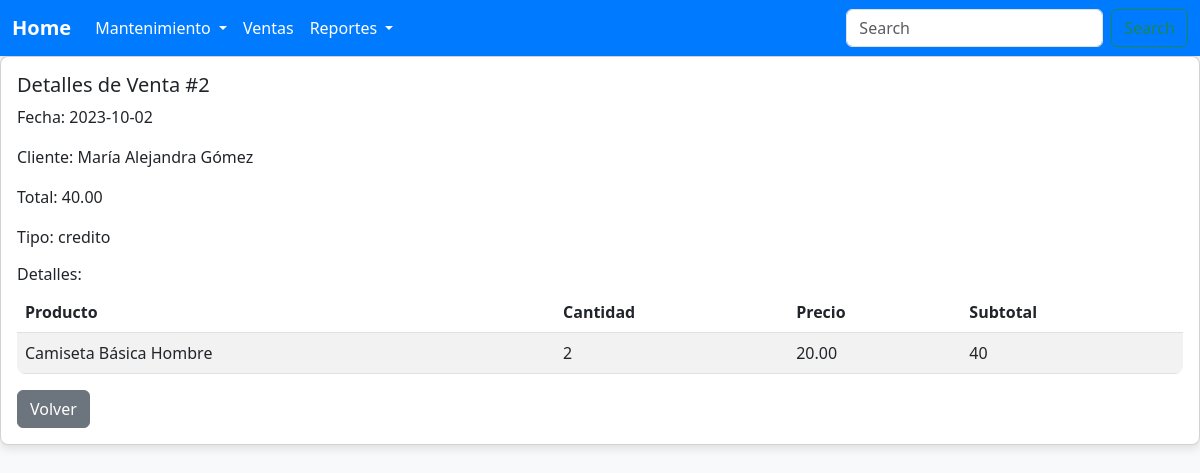
Screenshot of /vista/venta/ver.php?id=2 with the database file from the repository.
### tables this page shows
CREATE TABLE ventas (
    idventa INT AUTO_INCREMENT PRIMARY KEY,
    fecha DATE NOT NULL,
    idcliente INT NOT NULL,
    total DECIMAL(10,2) NOT NULL,
    tipo ENUM('contado', 'credito') NOT NULL
);

CREATE TABLE clientes (
    idcliente INT AUTO_INCREMENT PRIMARY KEY,
    nomcliente VARCHAR(100) NOT NULL,
    ruc VARCHAR(20),
    direccion VARCHAR(255),
    telefono VARCHAR(20),
    email VARCHAR(100)
);

CREATE TABLE detalle_ventas (
    iddetalle INT AUTO_INCREMENT PRIMARY KEY,
    idventa INT NOT NULL,
    idproducto INT NOT NULL,
    cantidad INT NOT NULL,
    precio DECIMAL(10,2) NOT NULL
);

CREATE TABLE productos (
    idproducto INT AUTO_INCREMENT PRIMARY KEY,
    nomproducto VARCHAR(100) NOT NULL,
    unidad VARCHAR(50),
    stock INT DEFAULT 0,
    preciounidad DECIMAL(10,2),
    costo DECIMAL(10,2),
    idcategoria INT,
    idproveedor INT
);

### includes/db.php (called while the page is built, shortened)
<?php
if (!class_exists('DBConection')) {
class DBConection{
public function conectar(){
    try {
        $pdo = new PDO("mysql:host=" .DBHOST. ";dbname=" .DBNAME. ";charset=utf8", DBUSER, DBPASS);
        $pdo->setAttribute(PDO::ATTR_ERRMODE, PDO::ERRMODE_EXCEPTION);
        return $pdo;
    } catch (PDOException $e) {
        echo "Error en la conexión: " . $e->getMessage();
    }
}
}
}
?>

### controlador/ventaController.php (called while the page is built, shortened)
<?php
include_once $_SERVER['DOCUMENT_ROOT']."/sisventas/modelo/venta.php";
class VentaController {
    public function buscar_venta($id){
        $venta = new Venta();
        return $venta->buscar($id);
    }
}

### modelo/venta.php (called while the page is built, shortened)
<?php
include $_SERVER['DOCUMENT_ROOT']."/sisventas/includes/db.php";
class Venta {
    private $con;
    public function __construct(){
        $cnx = new DBConection();
        $this->con = $cnx->conectar();
    }
    public function buscar($id){
        $sql = "select * from ventas where idventa = :idventa";
        $stmt = $this->con->prepare($sql);
        $stmt->bindParam(':idventa', $id);
        $stmt->execute();
        return $stmt->fetch(PDO::FETCH_ASSOC);
    }
}

### controlador/clienteController.php (called while the page is built, shortened)
<?php
include $_SERVER['DOCUMENT_ROOT']."/sisventas/modelo/cliente.php";
class ClienteController{
    public function buscar_cliente($id){
        $ocliente = new Cliente();
        return $ocliente->buscar($id);
    }
}

### modelo/cliente.php (called while the page is built, shortened)
<?php
include $_SERVER['DOCUMENT_ROOT']."/sisventas/includes/db.php";
class Cliente {
    private $con;
    public function __construct(){
        $cnx = new DBConection();
        $this->con = $cnx->conectar();
    }
    public function buscar($id){
        $sql = "select * from clientes where idcliente = :idcliente";
        $stmt = $this->con->prepare($sql);
        $stmt->bindParam(':idcliente', $id);
        $stmt->execute();
        return $stmt->fetch(PDO::FETCH_ASSOC);
    }
}

### vista/venta/ver.php (the view, shortened to what this page needs)
<?php
include_once $_SERVER['DOCUMENT_ROOT']."/sisventas/vista/layout/header.php";
include_once $_SERVER['DOCUMENT_ROOT']."/sisventas/vista/layout/navbar.php";
include $_SERVER['DOCUMENT_ROOT']."/sisventas/controlador/ventaController.php";
include $_SERVER['DOCUMENT_ROOT']."/sisventas/controlador/clienteController.php";
$idventa = $_GET['id'];
$ventaCtrl = new VentaController();
$venta = $ventaCtrl->buscar_venta($idventa);
$con = (new DBConection())->conectar();
$sql = "select dv.*, p.nomproducto from detalle_ventas dv join productos p on dv.idproducto = p.idproducto where dv.idventa = :idventa";
$stmt = $con->prepare($sql);
$stmt->bindParam(':idventa', $idventa);
$stmt->execute();
$detalles = $stmt->fetchAll(PDO::FETCH_ASSOC);
$clienteCtrl = new ClienteController();
$cliente = $clienteCtrl->buscar_cliente($venta['idcliente']);
?>
<div class="card">
  <div class="card-body">
    <h5>Detalles de Venta #<?php echo $venta['idventa']; ?></h5>
    <p>Fecha: <?php echo $venta['fecha']; ?></p>
    <p>Cliente: <?php echo is_array($cliente) ? $cliente['nomcliente'] : 'Cliente no encontrado'; ?></p>
    <p>Total: <?php echo $venta['total']; ?></p>
    <p>Tipo: <?php echo $venta['tipo']; ?></p>
    <h6>Detalles:</h6>
    <table class="table table-striped">
      <thead>
        <tr>
          <th>Producto</th>
          <th>Cantidad</th>
          <th>Precio</th>
          <th>Subtotal</th>
        </tr>
      </thead>
      <tbody>
        <?php foreach ($detalles as $detalle) { ?>
        <tr>
          <td><?php echo $detalle['nomproducto']; ?></td>
          <td><?php echo $detalle['cantidad']; ?></td>
          <td><?php echo $detalle['precio']; ?></td>
          <td><?php echo $detalle['cantidad'] * $detalle['precio']; ?></td>
        </tr>
        <?php } ?>
      </tbody>
    </table>
    <a href="listado.php" class="btn btn-secondary">Volver</a>
  </div>
</div>
<?php include_once $_SERVER['DOCUMENT_ROOT']."/sisventas/vista/layout/footer.php"; ?>

### vista/layout/styles.css (style rules this page uses)
body { font-family: 'Segoe UI', Tahoma, Geneva, Verdana, sans-serif; }
.card { border-radius: 8px; box-shadow: 0 4px 8px rgba(0,0,0,0.1); margin-bottom: 20px; }
table { border-radius: 8px; overflow: hidden; }
thead { background-color: #f8f9fa; }

### rows the page displays
ventas: idventa "2", fecha "2023-10-02", total "40.00", tipo "credito"
clientes: nomcliente "María Alejandra Gómez"
detalle_ventas: idproducto.nomproducto "Camiseta Básica Hombre", cantidad "2", precio "20.00", $detalle['cantidad'] * $detalle['precio'] "40"
